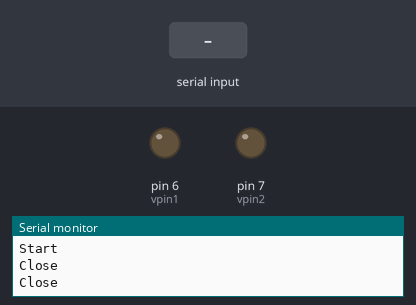
Simulated run of this sketch. Board: Arduino Uno, built with avr-gcc and run on an emulated ATmega328P. On the bench: output pins drawn as LEDs (lit = HIGH), the last lines printed to the serial monitor. The test bench sets the inputs (shaded band).

Above: at 2.0 s.
2.1 s: "1" received over Serial
At 4.2 s:
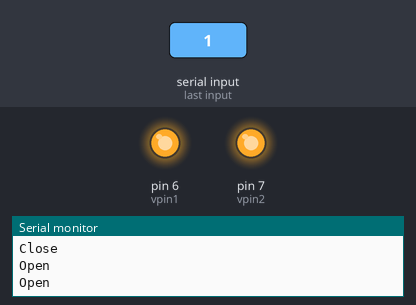
4.5 s: "0" received over Serial
At 5.7 s:
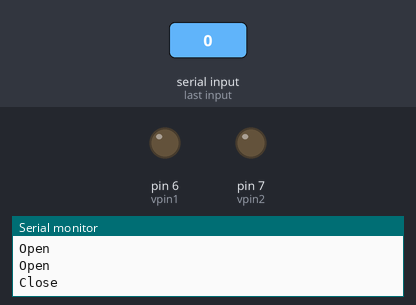
6.5 s: "2" received over Serial
At 7.3 s:
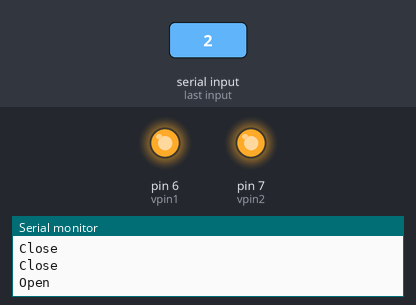
Timing chart, 0 to 9.5 s (numbered marks = the images above; inputs shaded):
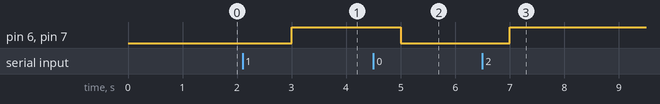

Measured:
- after the input at 2.1 s, pin 6 (vpin1), pin 7 (vpin2): LOW → HIGH after 0.90 s
- after the input at 4.5 s, pin 6 (vpin1), pin 7 (vpin2): HIGH → LOW after 0.50 s
- after the input at 6.5 s, pin 6 (vpin1), pin 7 (vpin2): LOW → HIGH after 0.50 s

The sketch:

Ard_valvetest.ino
```cpp
int vpin1 = 6;
int vpin2 = 7;
bool openValve = false;

void setup() {
  // put your setup code here, to run once:
Serial.begin(9600);
Serial.println("Start");
pinMode(vpin1 ,OUTPUT);
pinMode(vpin2 ,OUTPUT);
}

void loop() {
  // put your main code here, to run repeatedly:
 if (openValve) {
  digitalWrite(vpin1,HIGH);
  digitalWrite(vpin2,HIGH);
  Serial.println("Open");
 }
 else {
  digitalWrite(vpin1,LOW);
  digitalWrite(vpin2,LOW);
  Serial.println("Close");
 }

delay(1000);

}

void serialEvent() {
  while (Serial.available()) Serial.read();
  openValve = !openValve;
}
```
